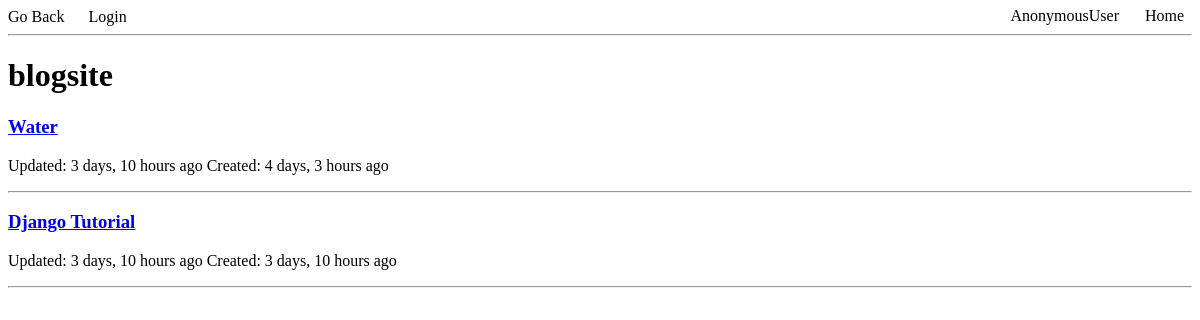
Screenshot of /blog/ with the database file from the repository.
### base/models.py (models this page shows)
class Post(models.Model):
    author = models.ForeignKey(User, on_delete=models.CASCADE)
    title = models.CharField(max_length=255)
    content = models.TextField()
    created = models.DateTimeField(auto_now=True)
    updated = models.DateTimeField(auto_now_add=True)
    class Meta:
        ordering = ['-created', '-updated']
    def __str__(self) -> str:
        return self.title

### base/views.py (the view)
# urls.py: path('blog/', views.blog, name="blog"),
def blog(request):
    posts = Post.objects.all()
    context = {'posts': posts}
    return render(request, 'base/blog.html', context)

### base/templates/base/blog.html
{% extends "base/main.html" %}
{% block content %}
<h1>blogsite</h1>
{% for post in posts  %}
  <div>
      <p>
        <h3><a href="{% url 'blog_detail' post.id %}">{{post}}</a></h3>
        <span>Updated: {{post.created|timesince}} ago</span>
        <span>Created: {{post.updated|timesince}} ago</span>
      </p>
      <hr>
  </div>
{% endfor %}
{% endblock content %}

### base/templates/base/main.html (shortened to what this page needs)
<!DOCTYPE html>
<html lang="en">
<head>
</head>
<body>
    {% include "base/navbar.html" %}
    <hr>
    {% block content %}
    {% endblock content %}
</body>
</html>

### base/templates/base/navbar.html
<nav id="topnav">
    <a class="nav-link" href="{{request.META.HTTP_REFERER}}">Go Back</a>
    {% if user.is_authenticated %}
    <a class="nav-link" href="{% url 'logout' %}" style="margin-left: 20px;">Logout</a>
    {% else %}
    <a class="nav-link" href="{% url 'login' %}" style="margin-left: 20px;">Login</a>
    {% endif %}
    <a id="about" class="nav-link" href="{% url 'home' %}" style="margin-right: 65px;">{{user|capfirst}}</a>
    <a id="about" class="nav-link" href="{% url 'home' %}">Home</a>
</nav>

### base/templates/base/main.html (style rules this page uses)
.nav-link { display: inline-block; color: rgb(0, 0, 0); text-align: center; line-height: 3%px; text-decoration: none; }
#about { position: absolute; top: 7px; right: 16px; display: inline-block; }

### rows the page displays
Post: title "Water", created "3 days, 10 hours", updated "4 days, 3 hours"
Post: title "Django Tutorial", created "3 days, 10 hours", updated "3 days, 10 hours"

### other values shown
{{ user|capfirst }} "AnonymousUser"
